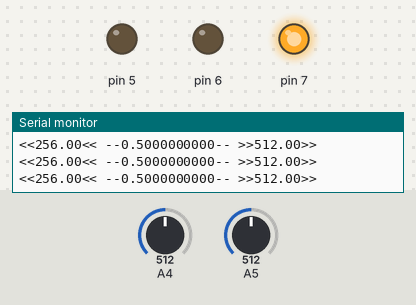
A sketch run on a simulated Arduino Uno, built with avr-gcc and run on an emulated ATmega328P. Parts: output pins drawn as LEDs (lit = HIGH), the last lines printed to the serial monitor. The inputs (shaded band) are chosen by the test bench; at power-on: A4 = 512, A5 = 512.

Above: at 1.2 s.
1.3 s: A4 set to 268
4.3 s: A4 set to 246
At 4.9 s:
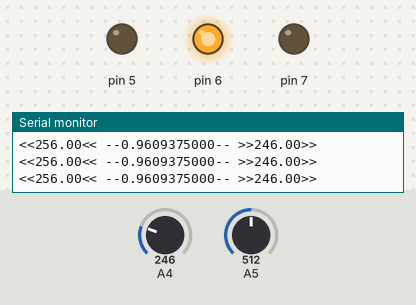
5.8 s: A5 set to 479
At 6.3 s:
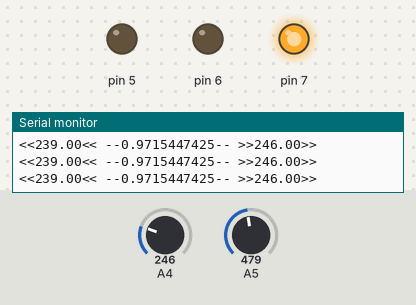
7.3 s: A4 set to 0
At 8.4 s:
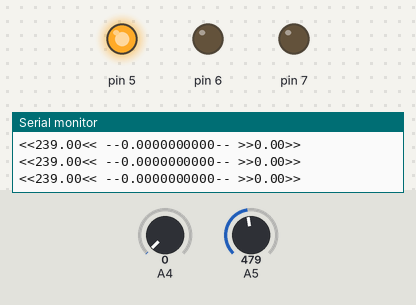
8.8 s: A4 set to 21
10.3 s: A4 set to 26
At 10.6 s:
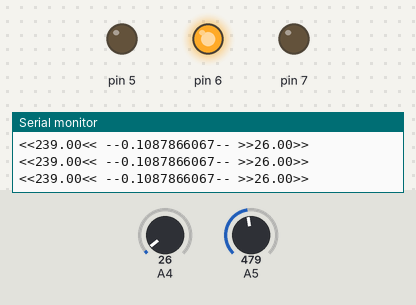
Timing chart, 0 to 12.8 s (numbered marks = the images above; inputs shaded):
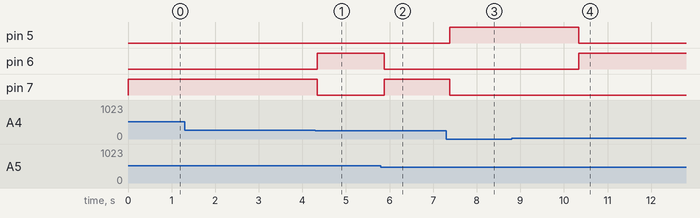

Measured:
- the behaviour switches between 256 and 255 on A4 (found by bisection; images 0 and 1)
- the behaviour switches between 494 and 493 on A5 (found by bisection; images 1 and 2)
- the behaviour switches between 23 and 24 on A4 (found by bisection; images 3 and 4)
- after the input at 4.3 s, pin 6: LOW → HIGH at once; pin 7: HIGH → LOW at once
- after the input at 5.8 s, pin 6: HIGH → LOW after 0.08 s; pin 7: LOW → HIGH after 0.08 s
- after the input at 7.3 s, pin 5: LOW → HIGH after 0.08 s; pin 7: HIGH → LOW after 0.08 s
- after the input at 10.3 s, pin 5: HIGH → LOW at once; pin 6: LOW → HIGH at once

The sketch:

ldr_chose.pde
```cpp
void setup() {
  Serial.begin(9600);
  pinMode(5, OUTPUT);
  pinMode(6, OUTPUT);
  pinMode(7, OUTPUT);
}
float LDR[3];
void loop()  {

  LDR[1] = analogRead(5)/2;
  if (LDR[1] > 0 && LDR[1] < 1023)
 {
    //Serial.print("PIN3:");
    //Serial.println(LDR[1], DEC);

 }
 LDR[2] = analogRead(4);
 if (LDR[2] > 0 && LDR[2] < 1023)
 {
    //Serial.print("PIN2:");
   // Serial.println(LDR[2], DEC);
 }
 Serial.print("<<");
 Serial.print(LDR[1]);
 Serial.print("<< --");
 Serial.print(((LDR[1] / LDR[2]) > 1 ? (LDR[2] / LDR[1]) : (LDR[1] / LDR[2])),DEC);
 Serial.print("-- >>");
 Serial.print(LDR[2]);
 Serial.println(">>");
 if (((LDR[1] / LDR[2]) > 1 ? (LDR[2] / LDR[1]) : (LDR[1] / LDR[2])) > 0.1)
 {
   digitalWrite(5,0);
   if (LDR[1] > LDR[2])
   {
      digitalWrite(6,255);
      digitalWrite(7,0);
   }else{
      digitalWrite(7,255);
      digitalWrite(6,0);
   }
 }else{
    digitalWrite(6,0);
    digitalWrite(7,0);
    digitalWrite(5,255);
 }
}
```
